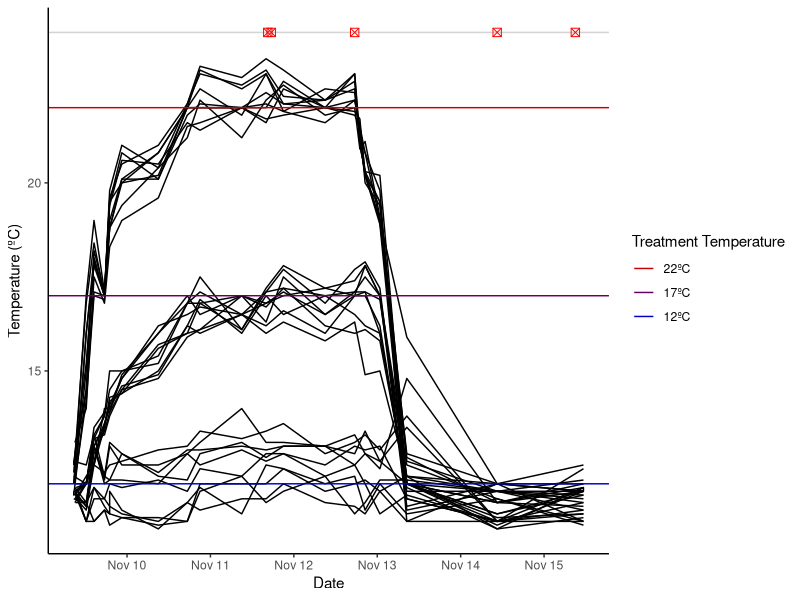
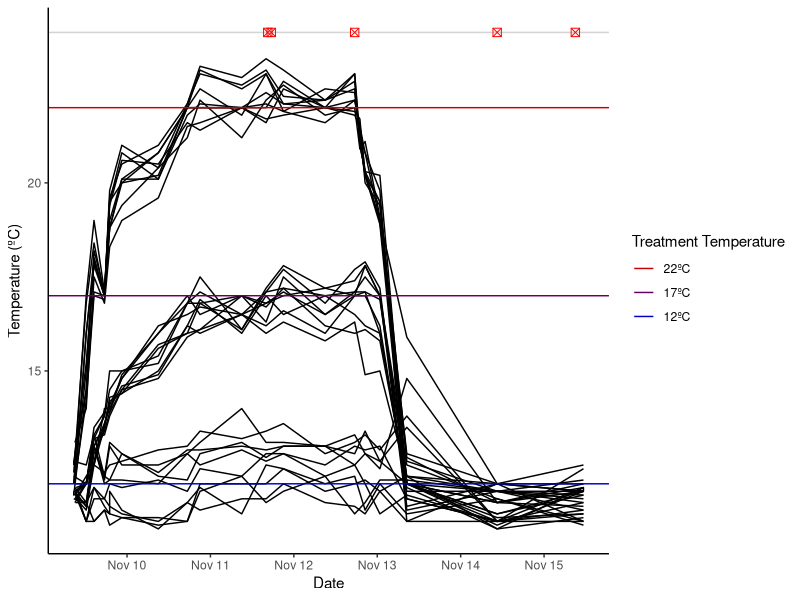

These figures' R source, in order:
library(here)
library(lubridate)
library(grid)
library(tidyverse)



# Import the data and format the date/time information
DailyLog <- read_csv("data/DailyLog.csv", col_names = TRUE) %>%
  # Format `Date` column to POSIX standard
  mutate("Date" = dmy(Date)) %>%
  # Create column with date and time info
  mutate("dateTime" = paste(Date, Time, sep = "_")) %>%
  # Format `dateTime` to POSIX standard
  mutate(dateTime = ymd_hms(dateTime)) %>%
  # Make `Sea_Table` and `Bucket_ID` factorial data.
  mutate(Sea_Table = as.factor(Sea_Table),
         Bucket_ID = as.factor(Bucket_ID)) %>%
  select(date = Date,
         date_time = dateTime,
         sea_table = Sea_Table,
         table_position,
         bucketID = Bucket_ID,
         cukeID = Cuke_ID,
         treatment = Treatment,
         temp_C = Temp_C,
         alive = Alive,
         death_time = `Time of Death`,
         poop = Poop,
         evisceration = Evisceration,
         resp_evisc = respiratory_evisceration,
         spawn = Spawn) %>%
  mutate(tableID = paste(sea_table, table_position)) %>%
  tail(-34)

# Making a new dataframe to get some values about the range and varition in our
# temperature data.
tempRange <- DailyLog %>%
  filter(date == "2021-11-11" | date == "2021-11-12") %>%
  select(date, date_time, tableID, treatment, temp_C) %>%
  filter(treatment == "room")

range(tempRange$temp_C)
mean(tempRange$temp_C)
# FOR CONTROL: 11.2 to 14.0, mean = 12.5
# FOR ROOM: 14.9 to 17.9, mean = 16.79
# FOR HEAT: 20.0 to 23.3, mean =  21.86

death_time <- DailyLog %>%
  # Filter for rows with death data
  filter(FALSE == is.na(alive) | FALSE == is.na(death_time)) %>%
  # Use POSIXct standard for death_time
  mutate(death_time = ymd_hms(paste(date, death_time))) %>%
  select(death_time, bucketID, temp_C) %>%
  mutate(placehold = 1)

Temp_Time <- DailyLog %>%
  select(date_time, date, sea_table, table_position, bucketID, tableID, temp_C)

DateVector <- (c(ymd("2021-11-09"),"2021-11-10","2021-11-11", "2021-11-12","2021-11-13","2021-11-14","2021-11-15"))

TempPlot <- ggplot() +
  geom_line(data = Temp_Time,
            aes(x = date_time,
                y = temp_C,
                # Ignore warning about 'unknown aesthetic'... this code is 
                # still important and functioning!
                fill = bucketID)) +
  scale_x_datetime(date_breaks = "1 day",
                   date_labels = "%b %d") +
  # This is for the 5 dots indicating cucumber death.
  geom_hline(aes(yintercept = 24),
             colour = "lightgrey") +
  geom_point(data = death_time,
             aes(x = death_time,
                 y = 24),
             size = 2.5,
             shape = 7, 
             colour = "red") +
  geom_hline(aes(yintercept = 22,
             colour = "22ºC")) +
  geom_hline(aes(yintercept = 17,
             colour = "17ºC")) +
  geom_hline(aes(yintercept = 12,
             colour = "12ºC")) +
  labs(x = "Date",
       y = "Temperature (ºC)",
       colour = "Treatment Temperature") +
  scale_colour_manual(values = c("#0000CC", "#660066", "#CC0000")) +
    guides(colour = guide_legend(reverse = TRUE)) +
 #GEOM TEXT NOT SHOWING UP?
   geom_text(label = "Mortality",
            x = "2021-11-09 09:20:00",
            y = 24) + 
  theme_classic()

TempPlot

ggsave("temp_plot.png", 
       TempPlot,
       device = "png",
       path = here("figures"))

Temp_Time %>%
  select(date, bucketID, temp_C) %>%
  filter(temp_C > 20.5)
  
